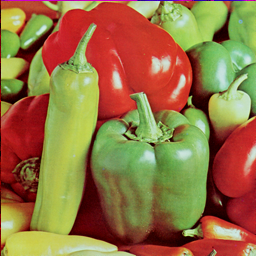
%> input picture image/Pepper.bmp, 256 x 256 px
$ octave kadai8.m   (GNU Octave 9; MATLAB toolbox functions it lacks are replaced by stand-ins)
%> lines starting %> are read from the running program, lines starting %| are printed output that depends on the picture; in (x1, y1, x2, y2) boxes, pixels count from 0 and x2, y2 are one past the last pixel; in counts of white or black regions, pixels touching at a corner belong together; the program's own positions count from 1
% 課題８ ラベリング
% 二値化された画像の連結成分にラベルをつけよ．
% 下記はサンプルプログラムである．
% 課題作成にあたっては「Lenna」以外の画像を用いよ．
% 例

ORG = imread('image/Pepper.bmp'); % 画像の読み込み
%> ORG is the input picture: size 256x256x3 uint8; mean R, G, B 149.2, 114.6, 66.2
ORG = rgb2gray(ORG); % 白黒濃淡画像に変換
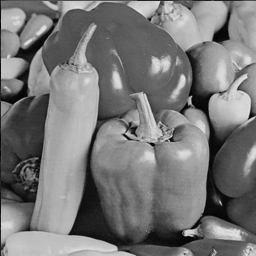
%> ORG: size 256x256 uint8; min 2, max 227, mean 119.5
imagesc(ORG); colormap(gray); colorbar; % 画像の表示
pause;
IMG = ORG > 128; % 閾値128で二値化
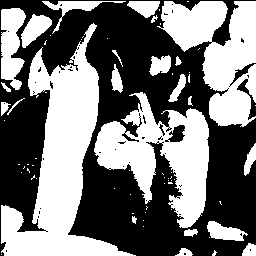
%> IMG: size 256x256 logical; 46.7% white; 70 white regions (47 under 20 px), largest, box (x1, y1, x2, y2) and area: (1, 23, 136, 256) 11453, (94, 92, 209, 228) 7279, (157, 1, 256, 127) 6867
imagesc(IMG); colormap(gray); colorbar; % 画像の表示
pause;
IMG = bwlabeln(IMG);
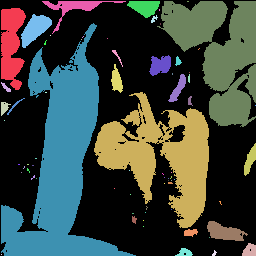
%> IMG: size 256x256 double; 71 distinct labels, from 0 to 70; one colour per label, 0 black
imagesc(IMG); colormap(colorcube); colorbar; % 画像の表示
%> after `colorbar`:
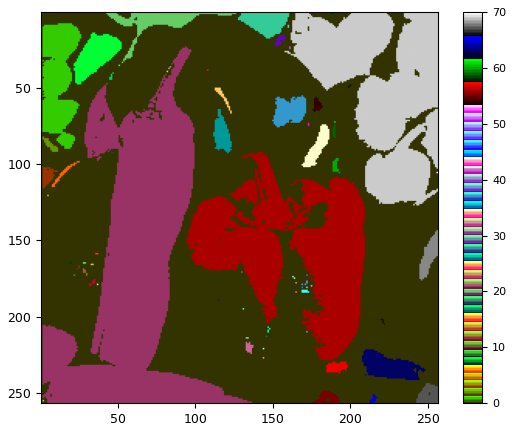
%> figure redrawn from the program's plot data
pause;

$ run again, with image/Aerial.bmp copied over image/Pepper.bmp
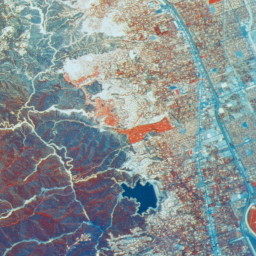
%> input picture image/Aerial.bmp, 256 x 256 px
%> ORG is the input picture: size 256x256x3 uint8; mean R, G, B 134.9, 144.1, 145.7
%> ORG: size 256x256 uint8
%> `IMG = ORG > 128;`:
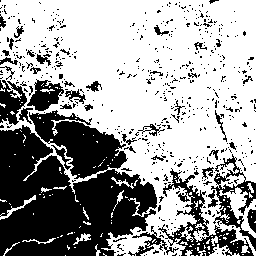
%> IMG: size 256x256 logical; 62.9% white; 544 black regions (501 under 20 px), largest, box (x1, y1, x2, y2) and area: (0, 110, 157, 256) 15859, (158, 168, 254, 256) 1972, (211, 154, 256, 251) 1162
%> `colorbar`:
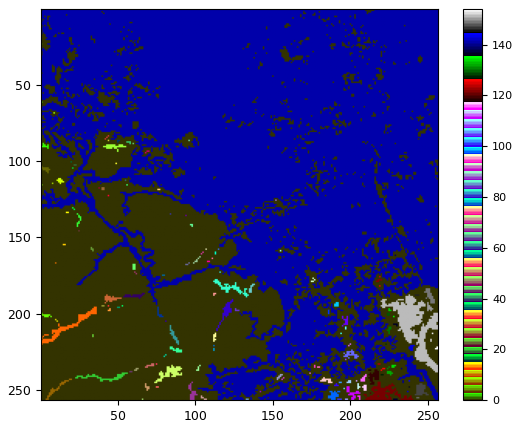
%> figure redrawn from the program's plot data

$ run again, with image/Balloon.bmp copied over image/Pepper.bmp
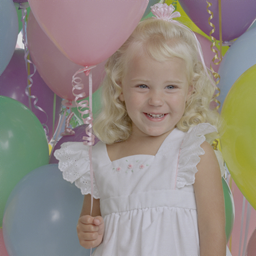
%> input picture image/Balloon.bmp, 256 x 256 px
%> ORG is the input picture: size 256x256x3 uint8; mean R, G, B 146.4, 137.9, 131.5
%> ORG: size 256x256 uint8
%> `IMG = ORG > 128;`:
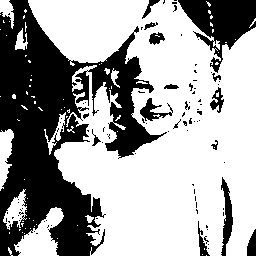
%> IMG: size 256x256 logical; 63.9% white; 95 black regions (79 under 20 px), largest, box (x1, y1, x2, y2) and area: (0, 0, 167, 256) 18918, (178, 0, 256, 73) 2692, (221, 177, 233, 256) 475
%> `colorbar`:
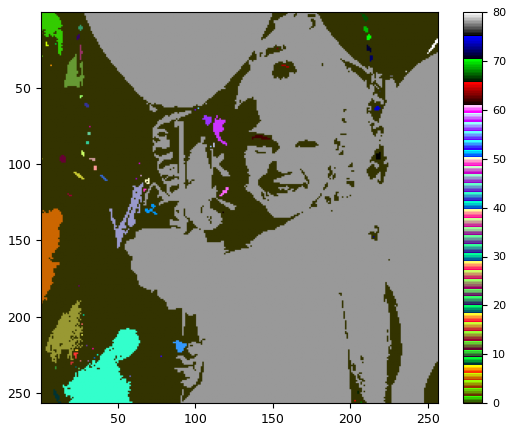
%> figure redrawn from the program's plot data
